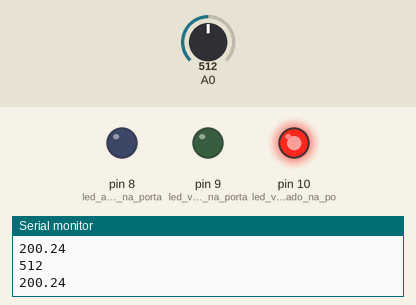
The sketch below on a simulated Arduino Uno, built with avr-gcc and run on an emulated ATmega328P. Parts: output pins drawn as LEDs (lit = HIGH), the last lines printed to the serial monitor. The inputs (shaded band) are chosen by the test bench; at power-on: A0 = 512.

Above: at 1.8 s.
1.9 s: A0 set to 166
3.4 s: A0 set to 159
At 4.4 s:
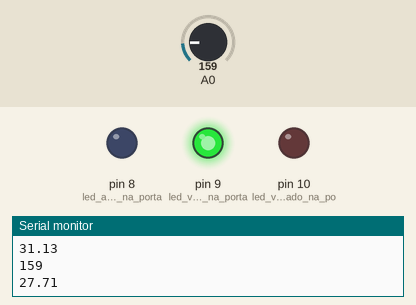
5.5 s: A0 set to 122
At 7.2 s:
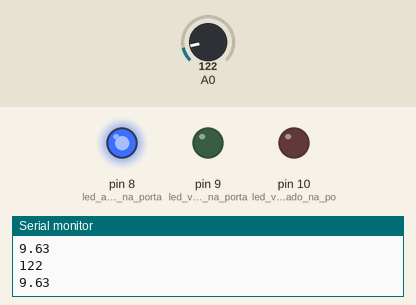
7.5 s: A0 set to 306
At 8.8 s:
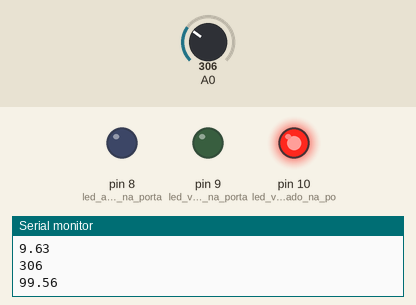
9.5 s: A0 set to 18
At 10.3 s:
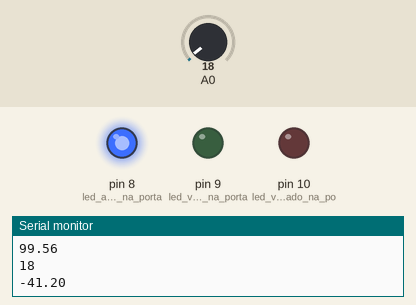
Timing chart, 0 to 12.5 s (numbered marks = the images above; inputs shaded):
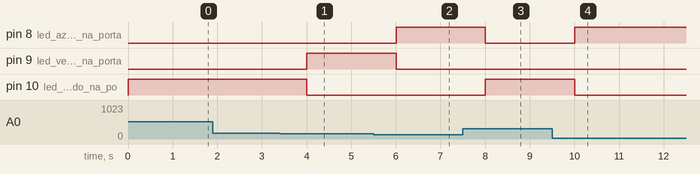

The sketch:

sensor_temperatura.ino
```cpp
int val;
float temp;

void temperatura(float t){ //metodo que verifica a temperatura e acende o respetivo led

   if(t < 20){            //temperatura correspondente a ligar o led conectado na porta 8
    digitalWrite(8,HIGH);
    digitalWrite(9,LOW);
    digitalWrite(10,LOW);
    }
   else if(t<28){        //temperatura correspondente a ligar o led conectado na porta 9
    digitalWrite(8,LOW);
    digitalWrite(9,HIGH);
    digitalWrite(10,LOW);
    }
   else{                //temperatura correspondente a ligar o led conectado na porta 10
    digitalWrite(8,LOW);
    digitalWrite(9,LOW);
    digitalWrite(10,HIGH);
    }
}

void setup() {
  // put your setup code here, to run once:
  Serial.begin(9600); //velocidade da transmissao dos dados do arduino para o pc (baudrate)
  pinMode(8,OUTPUT); //led azul ligado na porta 8
  pinMode(9,OUTPUT); //led verde ligado na porta 9
  pinMode(10,OUTPUT); //led vermelho ligado na porta 10
}

void loop() {
  val=analogRead(A0); // valor recebido entre 0-1023

  Serial.println(val);
  temp = ((val*0.004887586)- 0.5)*100; //passar para ºC
  Serial.println(temp);

  temperatura(temp);

  delay(1000); //espera 1sec antes de voltar a repetir
}
```

Measured:
- the behaviour switches between 160 and 159 on A0 (found by bisection; images 0 and 1)
- after the input at 3.4 s, pin 9 (led_verde_ligado_na_porta): LOW → HIGH after 0.60 s; pin 10 (led_vermelho_ligado_na_po): HIGH → LOW after 0.60 s
- after the input at 5.5 s, pin 8 (led_azul_ligado_na_porta): LOW → HIGH after 0.51 s; pin 9 (led_verde_ligado_na_porta): HIGH → LOW after 0.51 s
- after the input at 7.5 s, pin 8 (led_azul_ligado_na_porta): HIGH → LOW after 0.51 s; pin 10 (led_vermelho_ligado_na_po): LOW → HIGH after 0.51 s
- after the input at 9.5 s, pin 8 (led_azul_ligado_na_porta): LOW → HIGH after 0.51 s; pin 10 (led_vermelho_ligado_na_po): HIGH → LOW after 0.51 s
